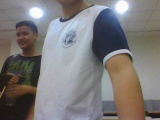
#> input picture test.jpg, 160 x 120 px
$ python test2.py
#> lines starting #> are read from the running program, lines starting #| are printed output that depends on the picture
import cv2
import time
def repeat():
    time.sleep(0.2)
    img = cv2.imread('test.jpg',0)
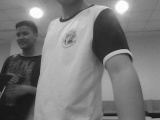
#> img: shape (120, 160); min 17, max 255, mean 122.2
    cv2.imshow('image',img)
    k = cv2.waitKey(10)
#> (key Esc is pressed here)
while True:
    repeat()
